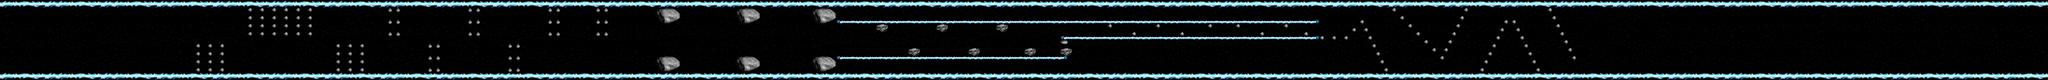

Rendered tile map (Tiled .tmx) drawn with the repository's tilesets; below, a short description and the map source with its tile grids summarised:
An orthogonal 512x20 tile map with 16x16 px tiles, 3 tile layers (background, walls, hazards).

<map version="1.0" orientation="orthogonal" width="512" height="20" tilewidth="16" tileheight="16">
 <tileset firstgid="1" name="reversePolarity Full" tilewidth="16" tileheight="16">
  <image source="reversePolarity Full.png" width="960" height="320" />
 </tileset>
 <layer name="background" width="512" height="20">
  <data>[10240 cells, 10240 non-empty, 320 distinct tile ids]</data>
 </layer>
 <layer name="walls" width="512" height="20">
  <data>[10240 cells, 2289 non-empty, 36 distinct tile ids]</data>
 </layer>
 <layer name="hazards" width="512" height="20">
  <data>[10240 cells, 329 non-empty, 34 distinct tile ids]</data>
 </layer>
</map>
